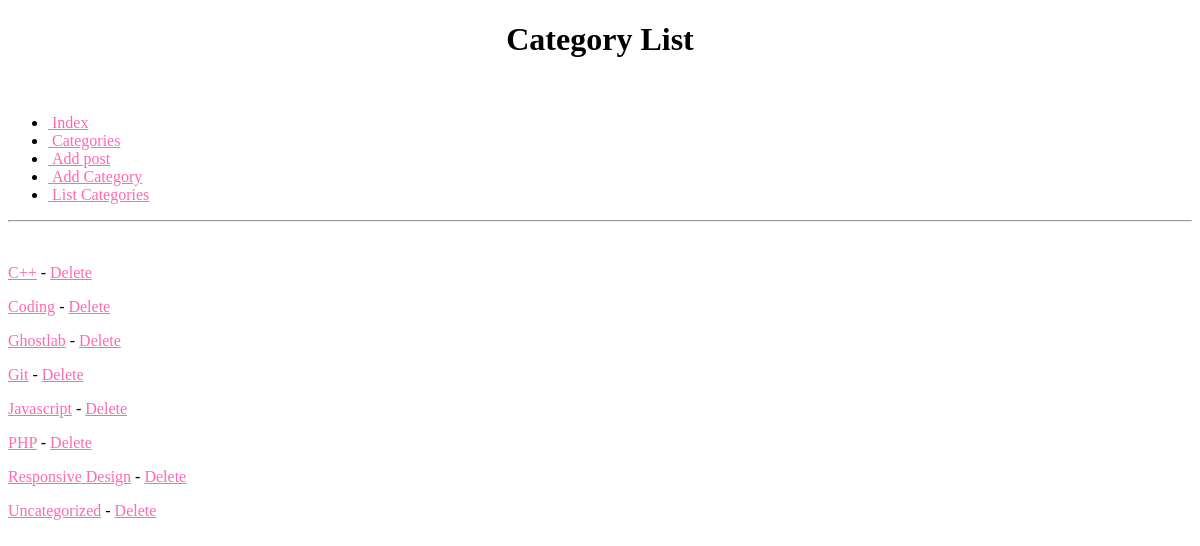
Page /category_list.php on the committed database.
### tables this page shows
CREATE TABLE `categories` (
  `id` int(3) NOT NULL AUTO_INCREMENT,
  `name` varchar(24) NOT NULL,
  PRIMARY KEY (`id`),
  UNIQUE KEY `name` (`name`)
);

### include/blog.php (called while the page is built, shortened)
<?php
function Q($q, $get_last_id=false){
	$db_host = "";
	$db_user = "";
	$db_password = "";
	$db_name = "";
	$conn = new mysqli($db_host, $db_user, $db_password, $db_name);
	$done = $conn->query($q);
	return $done;
}
function get_categories($id = null){
	$categories = array();
	$query = Q(" SELECT id, name FROM categories ");
	while ($row = $query->fetch_assoc() ) {
		$categories[] = $row;
	}
	return $categories;
}

### category_list.php (the view, shortened to what this page needs)
<?php require_once "include/blog.php"; ?>
<!DOCTYPE html>
	<html lang="en">
<head>
	<?php include "include/_head.php" ?>
</head>
<body>
<div class="container">
	<div class="row">
		<div class="span6 offset3">
			<h1>Category List</h1>
			<br>
			<?php include "include/_nav.php" ?>
			<hr>
			<br>
<?php
foreach  ( get_categories() as $category ) {
		?>
		<p><a href="category.php?id=<?php echo $category['id']; ?>"><?php echo $category['name']; ?></a> - <a href="delete_category.php?id=<?php echo $category['id']; ?>">Delete</a></p>
		<?php
		}
?>
</div>
</div>
</div>
</body>
</html>

### css/main.css (style rules this page uses)
h1 { text-align: center; }
a { color: #ff69b4; }

### rows in the picture
categories: name "C++"
categories: name "Coding"
categories: name "Ghostlab"
categories: name "Git"
categories: name "Javascript"
categories: name "PHP"
categories: name "Responsive Design"
categories: name "Uncategorized"
